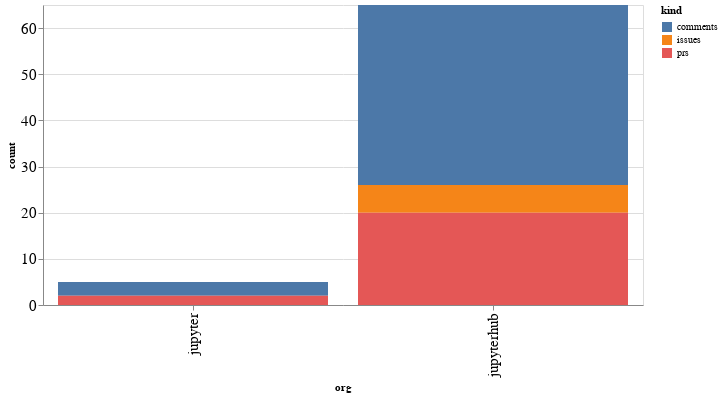

The code cell stored with this chart in its notebook:
### Code cell
alt.Chart(org_summaries, width=600).mark_bar().encode(
    x='org',
    y='count',
    color='kind',
    tooltip="org"
)

### Figure 1 — Vega-Lite specification as saved in the notebook (floating-point values rounded to 4 significant figures)
{"config": {"axisLeft": {"labelFontSize": 15}, "axisBottom": {"labelFontSize": 15}}, "data": {"name": "data-b5dd8745371740d2ffa0b86eae1b9a63"}, "mark": "bar", "encoding": {"color": {"type": "nominal", "field": "kind"}, "tooltip": {"type": "nominal", "field": "org"}, "x": {"type": "nominal", "field": "org"}, "y": {"type": "quantitative", "field": "count"}}, "width": 600, "$schema": "https://vega.github.io/schema/vega-lite/v4.8.1.json", "datasets": {"data-b5dd8745371740d2ffa0b86eae1b9a63": [{"org": "jupyter", "kind": "comments", "count": 3}, {"org": "jupyter", "kind": "prs", "count": 2}, {"org": "jupyterhub", "kind": "comments", "count": 39}, {"org": "jupyterhub", "kind": "issues", "count": 6}, {"org": "jupyterhub", "kind": "prs", "count": 20}]}}
